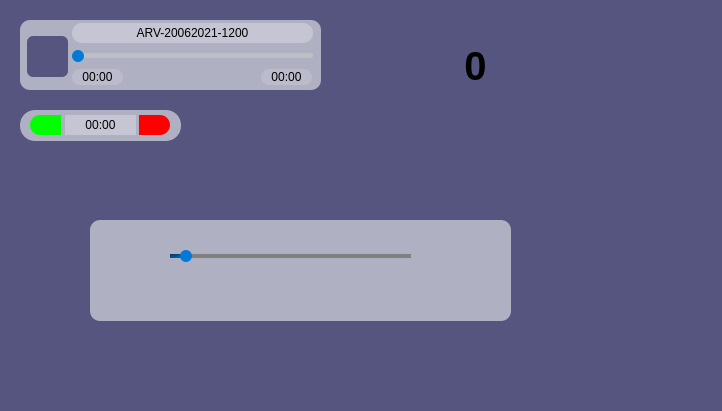
<?xml version="1.0" encoding="UTF-8"?>
<ui version="4.0">
 <class>MainWindow</class>
 <widget class="QMainWindow" name="MainWindow">
  <property name="geometry">
   <rect>
    <x>0</x>
    <y>0</y>
    <width>722</width>
    <height>411</height>
   </rect>
  </property>
  <property name="windowTitle">
   <string>MainWindow</string>
  </property>
  <property name="styleSheet">
   <string notr="true">background-color: rgb(85, 85, 127);
</string>
  </property>
  <widget class="QWidget" name="centralwidget">
   <widget class="QLabel" name="label_3">
    <property name="geometry">
     <rect>
      <x>430</x>
      <y>40</y>
      <width>91</width>
      <height>51</height>
     </rect>
    </property>
    <property name="font">
     <font>
      <pointsize>30</pointsize>
      <bold>true</bold>
     </font>
    </property>
    <property name="text">
     <string>0</string>
    </property>
    <property name="alignment">
     <set>Qt::AlignCenter</set>
    </property>
   </widget>
   <widget class="QFrame" name="arv_bubble">
    <property name="geometry">
     <rect>
      <x>20</x>
      <y>20</y>
      <width>301</width>
      <height>70</height>
     </rect>
    </property>
    <property name="styleSheet">
     <string notr="true">QFrame{
	background-color:#88FFFFFF;
	border-radius:10px;

}</string>
    </property>
    <property name="frameShape">
     <enum>QFrame::StyledPanel</enum>
    </property>
    <property name="frameShadow">
     <enum>QFrame::Raised</enum>
    </property>
    <widget class="QLabel" name="title">
     <property name="geometry">
      <rect>
       <x>52</x>
       <y>3</y>
       <width>241</width>
       <height>20</height>
      </rect>
     </property>
     <property name="styleSheet">
      <string notr="true">QLabel{
	background:#44FFFFFF;
}</string>
     </property>
     <property name="text">
      <string>ARV-20062021-1200</string>
     </property>
     <property name="alignment">
      <set>Qt::AlignCenter</set>
     </property>
    </widget>
    <widget class="QLabel" name="elapsed_time">
     <property name="geometry">
      <rect>
       <x>52</x>
       <y>49</y>
       <width>51</width>
       <height>16</height>
      </rect>
     </property>
     <property name="styleSheet">
      <string notr="true">QLabel{
	background:#22FFFFFF;
	border-radius:8px;
}</string>
     </property>
     <property name="text">
      <string>00:00</string>
     </property>
     <property name="alignment">
      <set>Qt::AlignCenter</set>
     </property>
    </widget>
    <widget class="QLabel" name="total_time">
     <property name="geometry">
      <rect>
       <x>241</x>
       <y>49</y>
       <width>51</width>
       <height>16</height>
      </rect>
     </property>
     <property name="styleSheet">
      <string notr="true">QLabel{
	background:#22FFFFFF;
	border-radius:8px;
}</string>
     </property>
     <property name="text">
      <string>00:00</string>
     </property>
     <property name="alignment">
      <set>Qt::AlignCenter</set>
     </property>
    </widget>
    <widget class="QProgressBar" name="progress">
     <property name="geometry">
      <rect>
       <x>52</x>
       <y>33</y>
       <width>241</width>
       <height>5</height>
      </rect>
     </property>
     <property name="styleSheet">
      <string notr="true">QProgressBar{
		background-color:#AAC5C5C5;
		border-radius:2px;
		border:none;
		text-align:center;
}

QProgressBar::chunk{	
	   background-color: qlineargradient(spread:pad, x1:0, y1:0, x2:1, y2:1, stop:0 rgba(0, 52, 93, 255), stop:1 rgba(0, 121, 215, 255));
		border-radius:2px;

}</string>
     </property>
     <property name="maximum">
      <number>100</number>
     </property>
     <property name="value">
      <number>0</number>
     </property>
     <property name="textVisible">
      <bool>false</bool>
     </property>
    </widget>
    <widget class="QSlider" name="slider">
     <property name="geometry">
      <rect>
       <x>52</x>
       <y>30</y>
       <width>241</width>
       <height>12</height>
      </rect>
     </property>
     <property name="styleSheet">
      <string notr="true">QSlider{
	background:none;
}

QSlider::groove{
	background:none;
	border:none;}

QSlider::handle{
	height:12px;
	width:12px;
    background-color: rgb(0, 121, 215, 255);
	border-radius:6px;}

QSlider::handle:hover{
	background-color: rgb(0, 52, 93, 255);}

QSlider::handle:pressed{
	background-color: rgb(0, 121, 215, 255);}</string>
     </property>
     <property name="maximum">
      <number>100</number>
     </property>
     <property name="value">
      <number>0</number>
     </property>
     <property name="sliderPosition">
      <number>0</number>
     </property>
     <property name="orientation">
      <enum>Qt::Horizontal</enum>
     </property>
    </widget>
    <widget class="QPushButton" name="play_button">
     <property name="geometry">
      <rect>
       <x>7</x>
       <y>16</y>
       <width>41</width>
       <height>41</height>
      </rect>
     </property>
     <property name="styleSheet">
      <string notr="true">QPushButton{
	background-image: url(:/cils/cils/cil-media-play.png);
	background-repeat: no-repeat;
	background-position:center;
	border-radius:6px;
	border:none;
}</string>
     </property>
    </widget>
   </widget>
   <widget class="QFrame" name="record_tip">
    <property name="geometry">
     <rect>
      <x>20</x>
      <y>110</y>
      <width>161</width>
      <height>31</height>
     </rect>
    </property>
    <property name="styleSheet">
     <string notr="true">QFrame{
	background-color:#88FFFFFF;
	border-radius:15px;

}</string>
    </property>
    <property name="frameShape">
     <enum>QFrame::StyledPanel</enum>
    </property>
    <property name="frameShadow">
     <enum>QFrame::Raised</enum>
    </property>
    <widget class="QLabel" name="record_time">
     <property name="geometry">
      <rect>
       <x>45</x>
       <y>5</y>
       <width>71</width>
       <height>20</height>
      </rect>
     </property>
     <property name="styleSheet">
      <string notr="true">QLabel{
	background:#44FFFFFF;
	border-radius:none;
}</string>
     </property>
     <property name="text">
      <string>00:00</string>
     </property>
     <property name="alignment">
      <set>Qt::AlignCenter</set>
     </property>
    </widget>
    <widget class="QPushButton" name="end_record">
     <property name="geometry">
      <rect>
       <x>10</x>
       <y>5</y>
       <width>31</width>
       <height>20</height>
      </rect>
     </property>
     <property name="styleSheet">
      <string notr="true">QPushButton{
	image: url(:/cils/cils/cil-media-record-bl.png);
	background:#00FF00;
	border-top-left-radius:10px;
	border-bottom-left-radius:10px;
}</string>
     </property>
    </widget>
    <widget class="QPushButton" name="cancel_record">
     <property name="geometry">
      <rect>
       <x>119</x>
       <y>5</y>
       <width>31</width>
       <height>20</height>
      </rect>
     </property>
     <property name="styleSheet">
      <string notr="true">QPushButton{
	image: url(:/cils/cils/cil-media-stop-bl.png);
	background:#FF0000;
	border-top-right-radius:10px;
	border-bottom-right-radius:10px;
}</string>
     </property>
    </widget>
   </widget>
   <widget class="QFrame" name="arv_bubble_2">
    <property name="geometry">
     <rect>
      <x>90</x>
      <y>220</y>
      <width>421</width>
      <height>101</height>
     </rect>
    </property>
    <property name="styleSheet">
     <string notr="true">QFrame{
	background-color:#88FFFFFF;
	border-radius:10px;

}</string>
    </property>
    <property name="frameShape">
     <enum>QFrame::StyledPanel</enum>
    </property>
    <property name="frameShadow">
     <enum>QFrame::Raised</enum>
    </property>
    <widget class="QSlider" name="slider_2">
     <property name="geometry">
      <rect>
       <x>80</x>
       <y>30</y>
       <width>241</width>
       <height>12</height>
      </rect>
     </property>
     <property name="styleSheet">
      <string notr="true">QSlider{
	background:none;
}

QSlider::groove:horizontal{
	background:none;
	height:4px;
	border:none;
	}

QSlider::handle:horizontal{
	height:12px;
	width:12px;
	border-radius:6px;
	margin:-4px 10px -4px 10px;
    background-color: rgb(0, 121, 215, 255);}
	
QSlider::handle:hover{
	background-color: rgb(0, 52, 93, 255);}

QSlider::handle:pressed{
	background-color: rgb(0, 121, 215, 255);}

QSlider::add-page:horizontal{
	background-color:grey;}

QSlider::sub-page:horizontal{
	background-color:qlineargradient(spread:pad, x1:0, y1:0, x2:1, y2:1, stop:0 rgba(0, 52, 93, 255), stop:1 rgba(0, 121, 215, 255));}</string>
     </property>
     <property name="maximum">
      <number>100</number>
     </property>
     <property name="value">
      <number>0</number>
     </property>
     <property name="sliderPosition">
      <number>0</number>
     </property>
     <property name="orientation">
      <enum>Qt::Horizontal</enum>
     </property>
    </widget>
   </widget>
  </widget>
  <widget class="QMenuBar" name="menubar">
   <property name="geometry">
    <rect>
     <x>0</x>
     <y>0</y>
     <width>722</width>
     <height>19</height>
    </rect>
   </property>
  </widget>
 </widget>
 <resources>
  <include location="../resources/img.qrc"/>
 </resources>
 <connections>
  <connection>
   <sender>slider</sender>
   <signal>sliderMoved(int)</signal>
   <receiver>progress</receiver>
   <slot>setValue(int)</slot>
   <hints>
    <hint type="sourcelabel">
     <x>256</x>
     <y>232</y>
    </hint>
    <hint type="destinationlabel">
     <x>256</x>
     <y>233</y>
    </hint>
   </hints>
  </connection>
  <connection>
   <sender>progress</sender>
   <signal>valueChanged(int)</signal>
   <receiver>slider</receiver>
   <slot>setValue(int)</slot>
   <hints>
    <hint type="sourcelabel">
     <x>204</x>
     <y>230</y>
    </hint>
    <hint type="destinationlabel">
     <x>200</x>
     <y>227</y>
    </hint>
   </hints>
  </connection>
  <connection>
   <sender>progress</sender>
   <signal>valueChanged(int)</signal>
   <receiver>label_3</receiver>
   <slot>setNum(int)</slot>
   <hints>
    <hint type="sourcelabel">
     <x>390</x>
     <y>233</y>
    </hint>
    <hint type="destinationlabel">
     <x>305</x>
     <y>338</y>
    </hint>
   </hints>
  </connection>
 </connections>
</ui>
